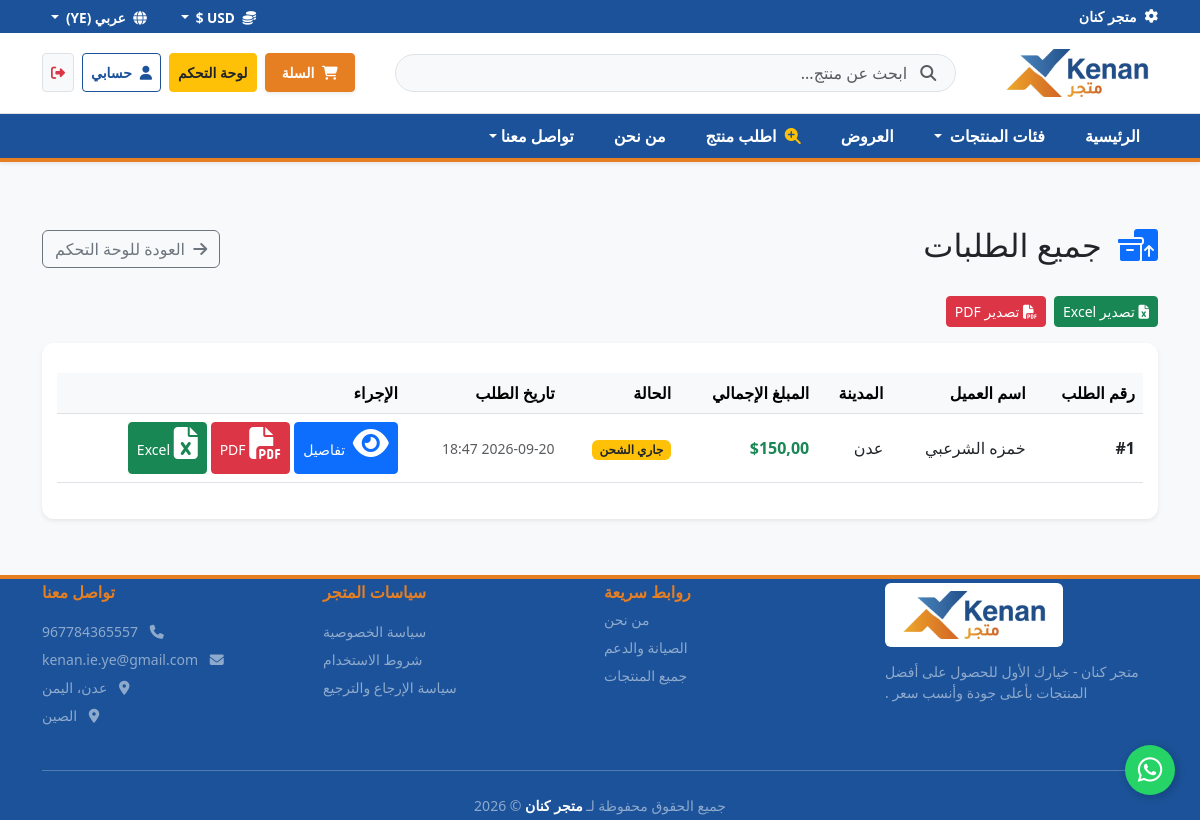
/merchant/orders/ (signed in), run on an earlier commit of the app's database.
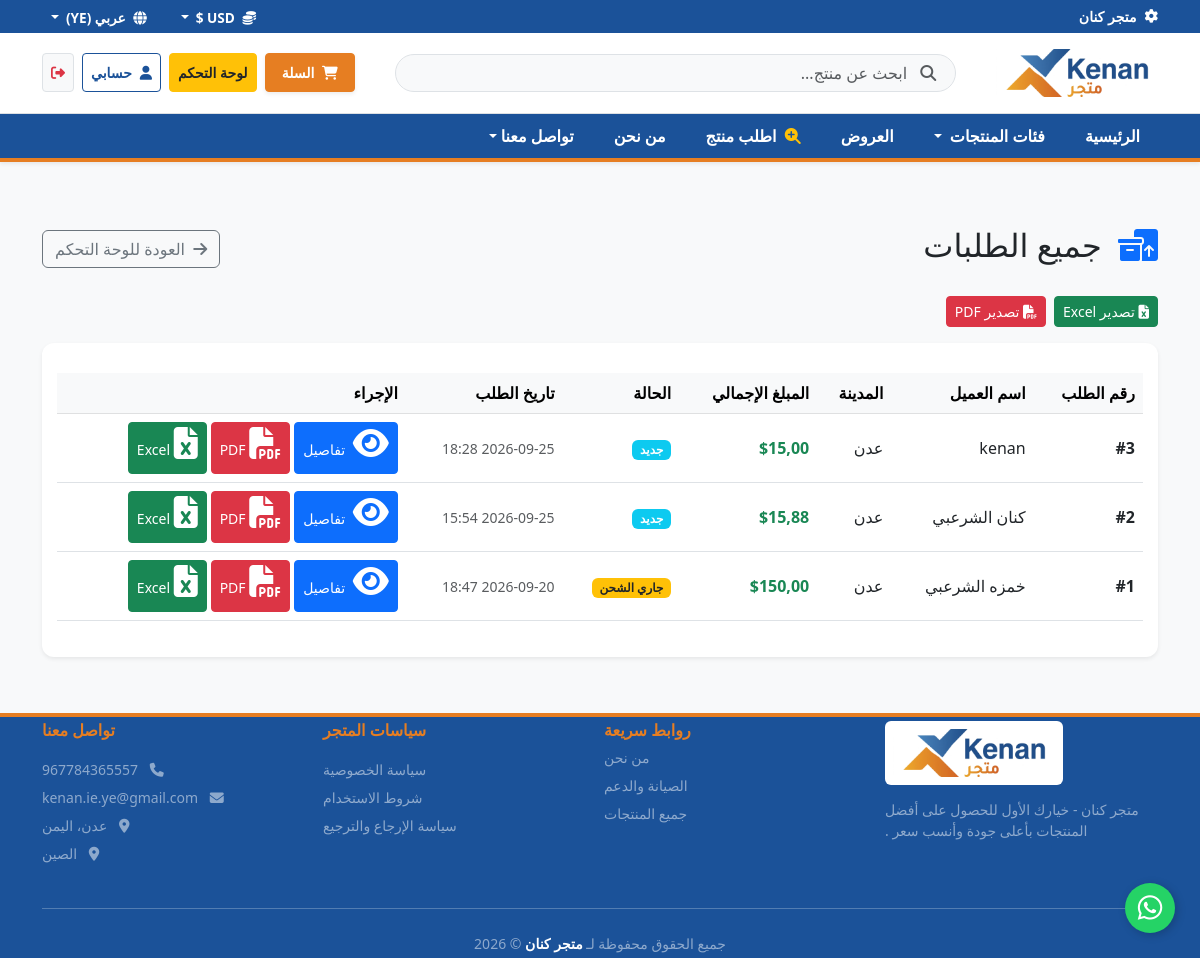
And on a later commit of the database.
### shop/models/order.py (models this page shows, shortened)
class Order(django.db.models.Model):
    STATUS_CHOICES = (
        ('new', 'جديد'),
        ('shipping', 'جاري الشحن'),
        ('delivered', 'تم التوصيل'),
        ('canceled', 'ملغى'),
    )
    user = django.db.models.ForeignKey(
        settings.AUTH_USER_MODEL,
        on_delete=django.db.models.SET_NULL,
        null=True,
        blank=True,
        verbose_name="المستخدم"
    )
    customer = django.db.models.ForeignKey(
        Customer,
        on_delete=django.db.models.SET_NULL,
        null=True,
        blank=True,
        verbose_name="العميل"
    )
    full_name = django.db.models.CharField(max_length=100, verbose_name="اسم العميل")
    city = django.db.models.CharField(max_length=50, verbose_name="المدينة")
    address = django.db.models.TextField(verbose_name="العنوان")
    phone = django.db.models.CharField(max_length=20, verbose_name="رقم الهاتف")
    total_price = django.db.models.DecimalField(max_digits=10, decimal_places=2, verbose_name="السعر الكلي")
    status = django.db.models.CharField(
        max_length=20,
        choices=STATUS_CHOICES,
        default='new',
        verbose_name="حالة الطلب"
    )
    created_at = django.db.models.DateTimeField(auto_now_add=True, verbose_name="وقت وتاريخ الطلب")
    class Meta:
        verbose_name = "طلب"
        verbose_name_plural = "الطلبات"
        ordering = ['-created_at']

### shop/views/merchant/order_list.py (the view)
@staff_required
def order_list(request):
    orders = Order.objects.all().order_by('-created_at')
    return render(request, 'shop/orders/order_list.html', {'orders': orders})

### shop/context_processors.py (called while the page is built)
def nav_categories(request):
    return {'nav_categories': Category.objects.filter(parent=None).prefetch_related('children')}

def cart_summary(request):
    cart_id = request.session.get('cart_id')
    cart = Cart.objects.filter(id=cart_id).first() if cart_id else None
    return {'cart_count': cart.get_total_items() if cart else 0}

### shop/views/merchant/staff_required.py (called while the page is built)
def staff_required(view_func):
    def check_user(user):
        return user.is_authenticated and user.is_staff
    decorated_view = user_passes_test(
        check_user,
        login_url='login',
        redirect_field_name=None
    )(view_func)
    return decorated_view

### shop/templates/shop/orders/order_list.html (shortened to what this page needs)
{% extends 'shop/base.html' %}
{% block content %}
<div class="container py-4">
    <div class="d-flex justify-content-between align-items-center mb-4">
        <h2><i class="fa-solid fa-boxes-packing text-primary me-2"></i> جميع الطلبات</h2>
        <a href="{% url 'merchant_dashboard' %}" class="btn btn-outline-secondary">
            <i class="fa-solid fa-arrow-right me-1"></i> العودة للوحة التحكم
        </a>
    </div>
    <div class="mb-3 d-flex gap-2">
        <a href="{% url 'export_orders_excel' %}" class="btn btn-success btn-sm">
            <i class="fa fa-file-excel"></i> تصدير Excel
        </a>
        <a href="{% url 'export_orders_pdf' %}" class="btn btn-danger btn-sm">
            <i class="fa fa-file-pdf"></i> تصدير PDF
        </a>
    </div>
    <div class="card border-0 shadow-sm p-3">
        <div class="table-responsive">
            <table class="table table-hover align-middle">
                <thead class="table-light">
                    <tr>
                        <th>رقم الطلب</th>
                        <th>اسم العميل</th>
                        <th>المدينة</th>
                        <th>المبلغ الإجمالي</th>
                        <th>الحالة</th>
                        <th>تاريخ الطلب</th>
                        <th>الإجراء</th>
                    </tr>
                </thead>
                <tbody>
                    {% for order in orders %}
                    <tr>
                        <td class="fw-bold">#{{ order.id }}</td>
                        <td>{{ order.full_name }}</td>
                        <td>{{ order.city }}</td>
                        <td class="fw-bold text-success">${{ order.total_price }}</td>
                        <td>
                            <span class="badge
                                {% if order.status == 'new' or order.status == 'جديد' %}bg-info
                                {% elif order.status == 'shipping' or order.status == 'جاري الشحن' or order.status == 'قيد الشحن' %}bg-warning text-dark
                                {% elif order.status == 'delivered' or order.status == 'تم التوصيل' %}bg-success
                                {% else %}bg-danger{% endif %}">
                                {{ order.get_status_display|default:order.status }}
                            </span>
                        </td>
                        <td class="small text-muted">{{ order.created_at|date:"Y-m-d H:i" }}</td>
                        <td>
                            <div class="d-flex align-items-center gap-1">
                                <a href="{% url 'order_detail' order.id %}" class="btn btn-sm btn-primary" title="عرض التفاصيل">
                                    <i class="fa-solid fa-eye me-1"></i> تفاصيل
                                </a>
                                <a href="{% url 'export_single_order_pdf' order.id %}" class="btn btn-sm btn-danger" title="تصدير PDF">
                                    <i class="fa fa-file-pdf"></i> PDF
                                </a>
                                <a href="{% url 'export_single_order_excel' order.id %}" class="btn btn-sm btn-success" title="تصدير Excel">
                                    <i class="fa fa-file-excel"></i> Excel
                                </a>
                            </div>
                        </td>
                    </tr>
                    {% empty %}
                    <tr>
                        <td colspan="7" class="text-center py-4 text-muted">لا توجد طلبات مسجلة حتى الآن.</td>
                    </tr>
                    {% endfor %}
                </tbody>
            </table>
        </div>
    </div>
</div>
{% endblock %}

What changed in the data, as far as the page shows it:
added Order: id "3", full_name "kenan", city "عدن", total_price "15,00", status "جديد", created_at "2026-09-25 18:28"
added Order: id "2", full_name "كنان الشرعبي", city "عدن", total_price "15,88", status "جديد", created_at "2026-09-25 15:54"
